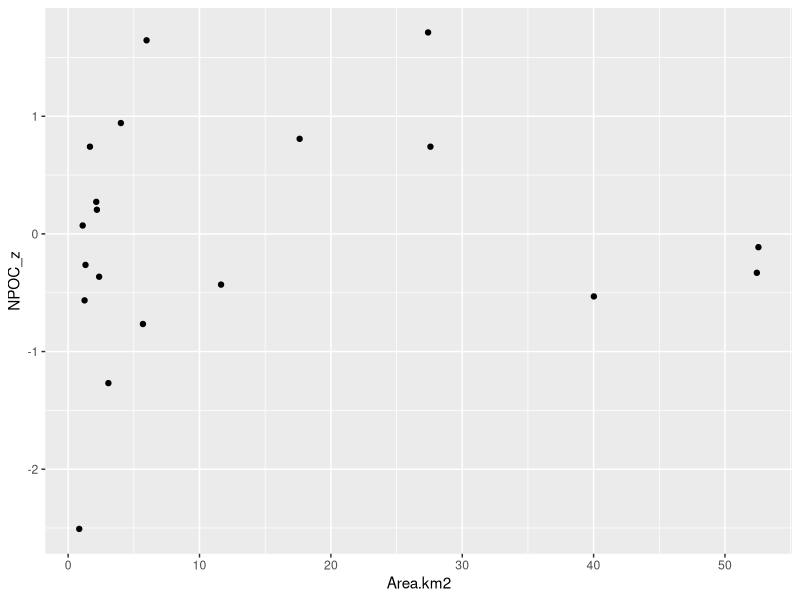

Source code (R): (Note: this script raises an error after producing the figure.)
## Variance collapse code demonstration
## Drafted by J.R. Blaszczak with some assistance from Claude

## Import Packages - install any that are FALSE
lapply(c("plyr","dplyr","ggplot2","cowplot",
         "lubridate","tidyverse","changepoint"), require, character.only=T)

############################
#### Import & Prep Data ####
############################

# Read in csv - see other files for how to download from google drive
df <- read.csv("drivedata/toy.csv")
df$Date <- as.Date(df$Date, format = "%m/%d/%y")

# Each synoptic "campaign" here spans two consecutive sampling days
# (different subsets of sites visited on each day), so campaigns are
# grouped by sampling month. Adjust this grouping if your data differ.
df$Campaign <- format(df$Date, "%Y-%m")

# convert subcatchment area to km^2 (source data is in m^2)
df$Area.km2 <- df$Area.m2 / 1e6

# create a list of watershed project-campaign specific dataframes
df$Proj_Month <- paste(df$Project,df$Campaign,sep = "-")
l <- split(df, df$Proj_Month)

########################################
#### Variance collapse calculations ####
########################################

## First, scale the data (z-score) using the whole-watershed mean/SD for this campaign,
# per Shogren et al. (2022): "scaled by subtracting the whole watershed
# mean and dividing by the standard deviation"

f_scale <- function(x){
  
  x$NPOC_z <- as.numeric(scale(x$NPOC..mg.C.L.))
  x$TDN_z <- as.numeric(scale(x$TDN..mg.N.L.))
  return(x)
  
}

l_z <- lapply(l, function(x) f_scale(x))

## Next, order each data frame by ascending subcatchment area
# then use changepoint package to determine changepoint

t <- l_z$`br-2025-03`

t_order <- t[order(t$Area.km2), ]

ggplot(t_order, aes(Area.km2, NPOC_z))+geom_point()


# PELT changepoint in variance, data already centered on 0
# MBIC penalty for PELT (Killick & Eckley default choice)
# minseglen 2 minimum points required on either side of a break
NPOC_fit <- cpt.var(t_order$NPOC_z, method = "PELT", penalty = "MBIC",
               know.mean = TRUE, mu = 0)

cpts(NPOC_fit)

# **having issues with cpts function -- PAUSING HERE - see VarianceCollapse_helper_fxn_test.R
